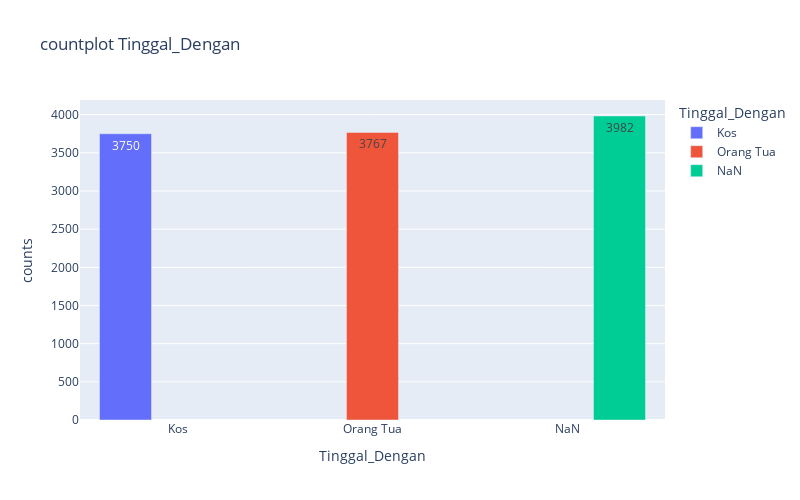

Write notebook code for a chart like this one.
### Markdown cell above
## Fill Missing

### Code cell
reload()
util_visualization.drawCountPlot(df, "Tinggal_Dengan", "Tinggal_Dengan",dropna=False,title='countplot Tinggal_Dengan')

### Figure 1 — Plotly figure (JSON) as saved in the notebook; plotly's stock layout.template omitted (floating-point values rounded to 4 significant figures)
{"data": [{"alignmentgroup": "True", "hovertemplate": "Tinggal_Dengan=%{x}<br>counts=%{y}<extra></extra>", "legendgroup": "Kos", "marker": {"color": "#636efa", "pattern": {"shape": ""}}, "name": "Kos", "offsetgroup": "Kos", "orientation": "v", "showlegend": true, "textposition": "auto", "texttemplate": "%{y}", "type": "bar", "x": ["Kos"], "xaxis": "x", "y": [3750], "yaxis": "y"}, {"alignmentgroup": "True", "hovertemplate": "Tinggal_Dengan=%{x}<br>counts=%{y}<extra></extra>", "legendgroup": "Orang Tua", "marker": {"color": "#EF553B", "pattern": {"shape": ""}}, "name": "Orang Tua", "offsetgroup": "Orang Tua", "orientation": "v", "showlegend": true, "textposition": "auto", "texttemplate": "%{y}", "type": "bar", "x": ["Orang Tua"], "xaxis": "x", "y": [3767], "yaxis": "y"}, {"alignmentgroup": "True", "hovertemplate": "Tinggal_Dengan=%{x}<br>counts=%{y}<extra></extra>", "legendgroup": "NaN", "marker": {"color": "#00cc96", "pattern": {"shape": ""}}, "name": "NaN", "offsetgroup": "NaN", "orientation": "v", "showlegend": true, "textposition": "auto", "texttemplate": "%{y}", "type": "bar", "x": ["NaN"], "xaxis": "x", "y": [3982], "yaxis": "y"}], "layout": {"barmode": "group", "height": 500, "legend": {"title": {"text": "Tinggal_Dengan"}, "tracegroupgap": 0}, "title": {"text": "countplot Tinggal_Dengan"}, "width": 800, "xaxis": {"anchor": "y", "categoryarray": ["Kos", "Orang Tua", "NaN"], "categoryorder": "array", "domain": [0, 1], "title": {"text": "Tinggal_Dengan"}}, "yaxis": {"anchor": "x", "domain": [0, 1], "title": {"text": "counts"}}}}
